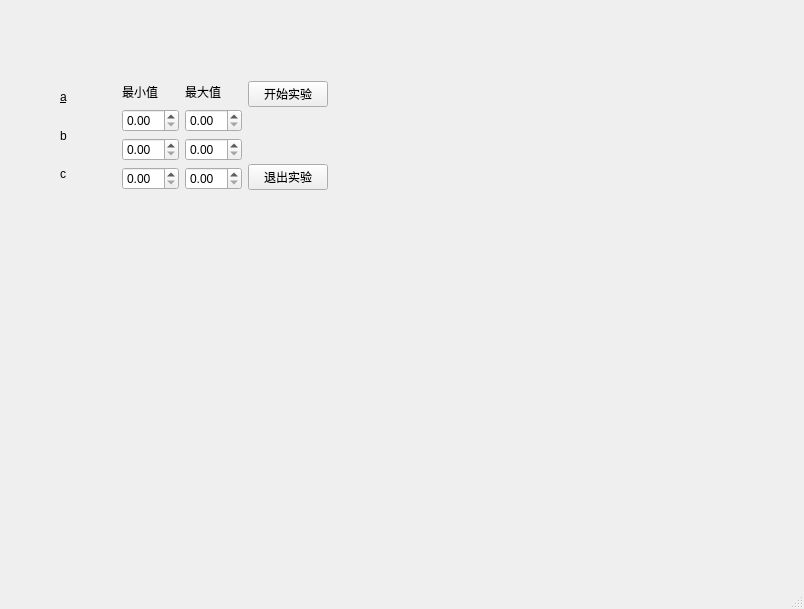
<?xml version="1.0" encoding="UTF-8"?>
<ui version="4.0">
 <class>MainWindow</class>
 <widget class="QMainWindow" name="MainWindow">
  <property name="geometry">
   <rect>
    <x>0</x>
    <y>0</y>
    <width>804</width>
    <height>609</height>
   </rect>
  </property>
  <property name="windowTitle">
   <string>MainWindow</string>
  </property>
  <widget class="QWidget" name="centralwidget">
   <widget class="QWidget" name="">
    <property name="geometry">
     <rect>
      <x>60</x>
      <y>81</y>
      <width>268</width>
      <height>109</height>
     </rect>
    </property>
    <layout class="QGridLayout" name="gridLayout_2">
     <item row="0" column="0">
      <widget class="QLabel" name="label_3">
       <property name="text">
        <string>&amp;a</string>
       </property>
       <property name="buddy">
        <cstring>doubleSpinBox</cstring>
       </property>
      </widget>
     </item>
     <item row="0" column="1" rowspan="3">
      <layout class="QGridLayout" name="gridLayout">
       <item row="0" column="0">
        <widget class="QLabel" name="label">
         <property name="text">
          <string>最小值</string>
         </property>
        </widget>
       </item>
       <item row="0" column="1">
        <widget class="QLabel" name="label_2">
         <property name="text">
          <string>最大值</string>
         </property>
        </widget>
       </item>
       <item row="1" column="0">
        <widget class="QDoubleSpinBox" name="doubleSpinBox"/>
       </item>
       <item row="1" column="1">
        <widget class="QDoubleSpinBox" name="doubleSpinBox_2"/>
       </item>
       <item row="2" column="0">
        <widget class="QDoubleSpinBox" name="doubleSpinBox_3"/>
       </item>
       <item row="2" column="1">
        <widget class="QDoubleSpinBox" name="doubleSpinBox_4"/>
       </item>
       <item row="3" column="0">
        <widget class="QDoubleSpinBox" name="doubleSpinBox_5"/>
       </item>
       <item row="3" column="1">
        <widget class="QDoubleSpinBox" name="doubleSpinBox_6"/>
       </item>
      </layout>
     </item>
     <item row="0" column="2" rowspan="3">
      <layout class="QVBoxLayout" name="verticalLayout">
       <item>
        <widget class="QPushButton" name="pushButton_2">
         <property name="text">
          <string>开始实验</string>
         </property>
        </widget>
       </item>
       <item>
        <spacer name="verticalSpacer">
         <property name="orientation">
          <enum>Qt::Vertical</enum>
         </property>
         <property name="sizeHint" stdset="0">
          <size>
           <width>20</width>
           <height>40</height>
          </size>
         </property>
        </spacer>
       </item>
       <item>
        <widget class="QPushButton" name="closeWinBtn">
         <property name="text">
          <string>退出实验</string>
         </property>
        </widget>
       </item>
      </layout>
     </item>
     <item row="1" column="0">
      <widget class="QLabel" name="label_4">
       <property name="text">
        <string>b</string>
       </property>
      </widget>
     </item>
     <item row="2" column="0">
      <widget class="QLabel" name="label_5">
       <property name="text">
        <string>c</string>
       </property>
      </widget>
     </item>
    </layout>
   </widget>
  </widget>
  <widget class="QMenuBar" name="menubar">
   <property name="geometry">
    <rect>
     <x>0</x>
     <y>0</y>
     <width>804</width>
     <height>29</height>
    </rect>
   </property>
  </widget>
  <widget class="QStatusBar" name="statusbar"/>
 </widget>
 <resources/>
 <connections/>
</ui>
